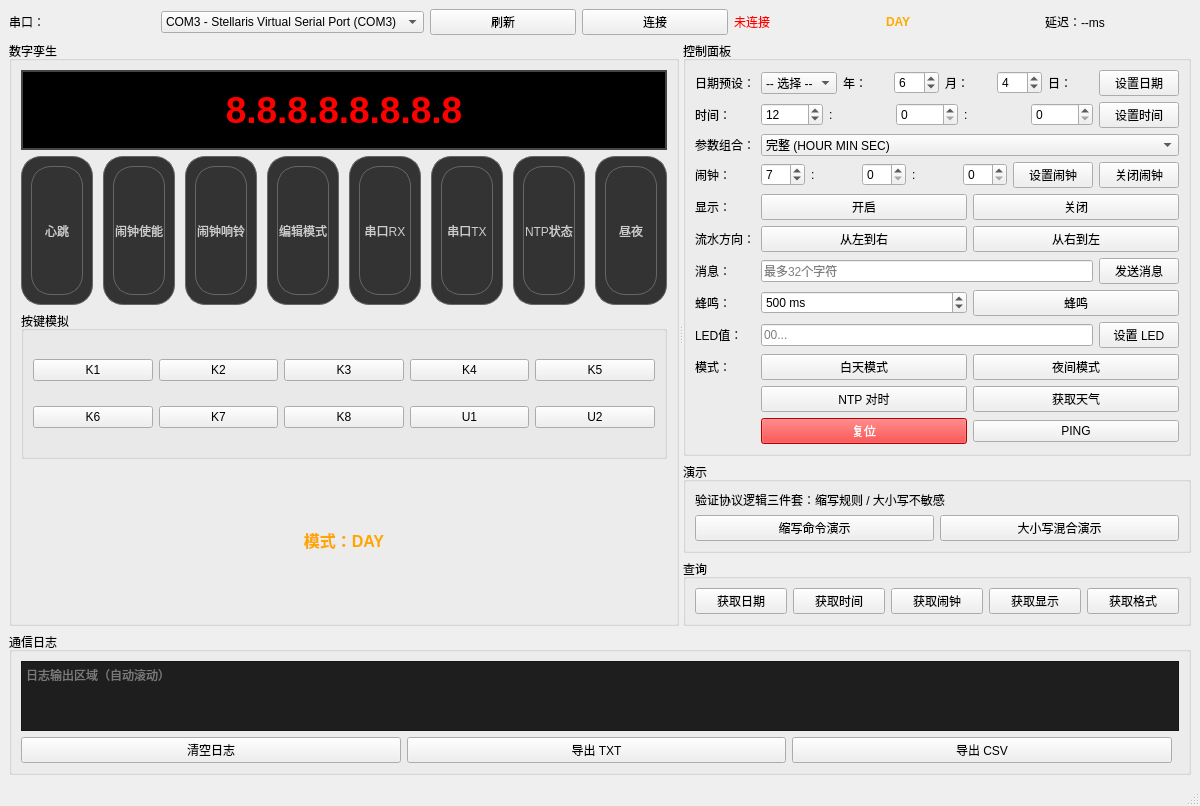
<?xml version="1.0" encoding="UTF-8"?>
<ui version="4.0">
 <class>MainWindow</class>
 <widget class="QMainWindow" name="MainWindow">
  <property name="geometry">
   <rect>
    <x>0</x>
    <y>0</y>
    <width>1200</width>
    <height>720</height>
   </rect>
  </property>
  <property name="windowTitle">
   <string>S800 智能联网时钟系统 v1.0.0 - main_window.ui*</string>
  </property>
  <widget class="QWidget" name="centralWidget">
   <layout class="QVBoxLayout" name="verticalLayout_main">
    <!-- 顶部工具栏 -->
    <item>
     <layout class="QHBoxLayout" name="horizontalLayout_toolbar">
      <item>
       <widget class="QLabel" name="lbl_com">
        <property name="text">
         <string>串口：</string>
        </property>
       </widget>
      </item>
      <item>
       <widget class="QComboBox" name="cmb_com">
        <property name="minimumSize">
         <size>
          <width>220</width>
          <height>0</height>
         </size>
        </property>
        <item>
         <property name="text">
          <string>COM3 - Stellaris Virtual Serial Port (COM3)</string>
         </property>
        </item>
       </widget>
      </item>
      <item>
       <widget class="QPushButton" name="btn_refresh">
        <property name="text">
         <string>刷新</string>
        </property>
       </widget>
      </item>
      <item>
       <widget class="QPushButton" name="btn_connect">
        <property name="text">
         <string>连接</string>
        </property>
       </widget>
      </item>
      <item>
       <widget class="QLabel" name="lbl_status">
        <property name="text">
         <string>未连接</string>
        </property>
        <property name="styleSheet">
         <string notr="true">color: red;</string>
        </property>
       </widget>
      </item>
      <item>
       <widget class="QLabel" name="lbl_night">
        <property name="text">
         <string>DAY</string>
        </property>
        <property name="styleSheet">
         <string notr="true">color: #FFAA00; font-weight: bold;</string>
        </property>
       </widget>
      </item>
      <item>
       <spacer name="horizontalSpacer_top">
        <property name="orientation">
         <enum>Qt::Horizontal</enum>
        </property>
        <property name="sizeType">
         <enum>QSizePolicy::Expanding</enum>
        </property>
       </spacer>
      </item>
      <item>
       <widget class="QLabel" name="lbl_delay">
        <property name="text">
         <string>延迟：--ms</string>
        </property>
       </widget>
      </item>
     </layout>
    </item>

    <!-- 主内容区：左右分栏 -->
    <item>
     <widget class="QSplitter" name="splitter_main">
      <property name="orientation">
       <enum>Qt::Horizontal</enum>
      </property>
      <!-- ✅ 修正：sizes 使用 <number> 而非 <list> -->
      <property name="sizes">
       <number>500</number>
       <number>700</number>
      </property>

      <!-- 左侧：数字孪生区 -->
      <widget class="QWidget" name="widget_digit_twin">
       <layout class="QVBoxLayout" name="verticalLayout_dt">
        <!-- 数码管显示区 -->
        <item>
         <widget class="QGroupBox" name="grp_display">
          <property name="title">
           <string>数字孪生</string>
          </property>
          <layout class="QVBoxLayout" name="verticalLayout_display">
           <item>
            <widget class="QLabel" name="lbl_seg_display">
             <property name="sizePolicy">
              <sizepolicy hsizetype="Preferred" vsizetype="Fixed">
               <horstretch>0</horstretch>
               <verstretch>0</verstretch>
              </sizepolicy>
             </property>
             <property name="minimumSize">
              <size>
               <width>480</width>
               <height>80</height>
              </size>
             </property>
             <property name="font">
              <font>
               <pointsize>28</pointsize>
               <weight>75</weight>
               <bold>true</bold>
              </font>
             </property>
             <property name="text">
              <string>8.8.8.8.8.8.8.8</string>
             </property>
             <property name="alignment">
              <set>Qt::AlignCenter</set>
             </property>
             <property name="styleSheet">
              <string notr="true">color: #FF0000; background-color: #000000; border: 2px solid #444; padding: 5px;</string>
             </property>
            </widget>
           </item>

           <!-- 8颗LED指示灯 -->
           <item>
            <layout class="QGridLayout" name="gridLayout_leds">
             <property name="horizontalSpacing">
              <number>10</number>
             </property>
             <property name="verticalSpacing">
              <number>8</number>
             </property>
             <item row="0" column="0">
              <widget class="QFrame" name="led_0">
               <property name="minimumSize">
                <size>
                 <width>40</width>
                 <height>40</height>
                </size>
               </property>
               <property name="frameShape">
                <enum>QFrame::Box</enum>
               </property>
               <property name="frameShadow">
                <enum>QFrame::Sunken</enum>
               </property>
               <property name="lineWidth">
                <number>2</number>
               </property>
               <property name="styleSheet">
                <string notr="true">background-color: #333333; border-radius: 20px; border: 1px solid #666;</string>
               </property>
               <layout class="QVBoxLayout" name="verticalLayout_led0">
                <item>
                 <widget class="QLabel" name="lbl_led0_text">
                  <property name="text">
                   <string>心跳</string>
                  </property>
                  <property name="alignment">
                   <set>Qt::AlignCenter</set>
                  </property>
                  <property name="styleSheet">
                   <string notr="true">color: #CCCCCC; font-size: 9pt;</string>
                  </property>
                 </widget>
                </item>
               </layout>
              </widget>
             </item>
             <item row="0" column="1">
              <widget class="QFrame" name="led_1">
               <property name="minimumSize">
                <size>
                 <width>40</width>
                 <height>40</height>
                </size>
               </property>
               <property name="frameShape">
                <enum>QFrame::Box</enum>
               </property>
               <property name="frameShadow">
                <enum>QFrame::Sunken</enum>
               </property>
               <property name="lineWidth">
                <number>2</number>
               </property>
               <property name="styleSheet">
                <string notr="true">background-color: #333333; border-radius: 20px; border: 1px solid #666;</string>
               </property>
               <layout class="QVBoxLayout" name="verticalLayout_led1">
                <item>
                 <widget class="QLabel" name="lbl_led1_text">
                  <property name="text">
                   <string>闹钟使能</string>
                  </property>
                  <property name="alignment">
                   <set>Qt::AlignCenter</set>
                  </property>
                  <property name="styleSheet">
                   <string notr="true">color: #CCCCCC; font-size: 9pt;</string>
                  </property>
                 </widget>
                </item>
               </layout>
              </widget>
             </item>
             <item row="0" column="2">
              <widget class="QFrame" name="led_2">
               <property name="minimumSize">
                <size>
                 <width>40</width>
                 <height>40</height>
                </size>
               </property>
               <property name="frameShape">
                <enum>QFrame::Box</enum>
               </property>
               <property name="frameShadow">
                <enum>QFrame::Sunken</enum>
               </property>
               <property name="lineWidth">
                <number>2</number>
               </property>
               <property name="styleSheet">
                <string notr="true">background-color: #333333; border-radius: 20px; border: 1px solid #666;</string>
               </property>
               <layout class="QVBoxLayout" name="verticalLayout_led2">
                <item>
                 <widget class="QLabel" name="lbl_led2_text">
                  <property name="text">
                   <string>闹钟响铃</string>
                  </property>
                  <property name="alignment">
                   <set>Qt::AlignCenter</set>
                  </property>
                  <property name="styleSheet">
                   <string notr="true">color: #CCCCCC; font-size: 9pt;</string>
                  </property>
                 </widget>
                </item>
               </layout>
              </widget>
             </item>
             <item row="0" column="3">
              <widget class="QFrame" name="led_3">
               <property name="minimumSize">
                <size>
                 <width>40</width>
                 <height>40</height>
                </size>
               </property>
               <property name="frameShape">
                <enum>QFrame::Box</enum>
               </property>
               <property name="frameShadow">
                <enum>QFrame::Sunken</enum>
               </property>
               <property name="lineWidth">
                <number>2</number>
               </property>
               <property name="styleSheet">
                <string notr="true">background-color: #333333; border-radius: 20px; border: 1px solid #666;</string>
               </property>
               <layout class="QVBoxLayout" name="verticalLayout_led3">
                <item>
                 <widget class="QLabel" name="lbl_led3_text">
                  <property name="text">
                   <string>编辑模式</string>
                  </property>
                  <property name="alignment">
                   <set>Qt::AlignCenter</set>
                  </property>
                  <property name="styleSheet">
                   <string notr="true">color: #CCCCCC; font-size: 9pt;</string>
                  </property>
                 </widget>
                </item>
               </layout>
              </widget>
             </item>
             <item row="0" column="4">
              <widget class="QFrame" name="led_4">
               <property name="minimumSize">
                <size>
                 <width>40</width>
                 <height>40</height>
                </size>
               </property>
               <property name="frameShape">
                <enum>QFrame::Box</enum>
               </property>
               <property name="frameShadow">
                <enum>QFrame::Sunken</enum>
               </property>
               <property name="lineWidth">
                <number>2</number>
               </property>
               <property name="styleSheet">
                <string notr="true">background-color: #333333; border-radius: 20px; border: 1px solid #666;</string>
               </property>
               <layout class="QVBoxLayout" name="verticalLayout_led4">
                <item>
                 <widget class="QLabel" name="lbl_led4_text">
                  <property name="text">
                   <string>串口RX</string>
                  </property>
                  <property name="alignment">
                   <set>Qt::AlignCenter</set>
                  </property>
                  <property name="styleSheet">
                   <string notr="true">color: #CCCCCC; font-size: 9pt;</string>
                  </property>
                 </widget>
                </item>
               </layout>
              </widget>
             </item>
             <item row="0" column="5">
              <widget class="QFrame" name="led_5">
               <property name="minimumSize">
                <size>
                 <width>40</width>
                 <height>40</height>
                </size>
               </property>
               <property name="frameShape">
                <enum>QFrame::Box</enum>
               </property>
               <property name="frameShadow">
                <enum>QFrame::Sunken</enum>
               </property>
               <property name="lineWidth">
                <number>2</number>
               </property>
               <property name="styleSheet">
                <string notr="true">background-color: #333333; border-radius: 20px; border: 1px solid #666;</string>
               </property>
               <layout class="QVBoxLayout" name="verticalLayout_led5">
                <item>
                 <widget class="QLabel" name="lbl_led5_text">
                  <property name="text">
                   <string>串口TX</string>
                  </property>
                  <property name="alignment">
                   <set>Qt::AlignCenter</set>
                  </property>
                  <property name="styleSheet">
                   <string notr="true">color: #CCCCCC; font-size: 9pt;</string>
                  </property>
                 </widget>
                </item>
               </layout>
              </widget>
             </item>
             <item row="0" column="6">
              <widget class="QFrame" name="led_6">
               <property name="minimumSize">
                <size>
                 <width>40</width>
                 <height>40</height>
                </size>
               </property>
               <property name="frameShape">
                <enum>QFrame::Box</enum>
               </property>
               <property name="frameShadow">
                <enum>QFrame::Sunken</enum>
               </property>
               <property name="lineWidth">
                <number>2</number>
               </property>
               <property name="styleSheet">
                <string notr="true">background-color: #333333; border-radius: 20px; border: 1px solid #666;</string>
               </property>
               <layout class="QVBoxLayout" name="verticalLayout_led6">
                <item>
                 <widget class="QLabel" name="lbl_led6_text">
                  <property name="text">
                   <string>NTP状态</string>
                  </property>
                  <property name="alignment">
                   <set>Qt::AlignCenter</set>
                  </property>
                  <property name="styleSheet">
                   <string notr="true">color: #CCCCCC; font-size: 9pt;</string>
                  </property>
                 </widget>
                </item>
               </layout>
              </widget>
             </item>
             <item row="0" column="7">
              <widget class="QFrame" name="led_7">
               <property name="minimumSize">
                <size>
                 <width>40</width>
                 <height>40</height>
                </size>
               </property>
               <property name="frameShape">
                <enum>QFrame::Box</enum>
               </property>
               <property name="frameShadow">
                <enum>QFrame::Sunken</enum>
               </property>
               <property name="lineWidth">
                <number>2</number>
               </property>
               <property name="styleSheet">
                <string notr="true">background-color: #333333; border-radius: 20px; border: 1px solid #666;</string>
               </property>
               <layout class="QVBoxLayout" name="verticalLayout_led7">
                <item>
                 <widget class="QLabel" name="lbl_led7_text">
                  <property name="text">
                   <string>昼夜</string>
                  </property>
                  <property name="alignment">
                   <set>Qt::AlignCenter</set>
                  </property>
                  <property name="styleSheet">
                   <string notr="true">color: #CCCCCC; font-size: 9pt;</string>
                  </property>
                 </widget>
                </item>
               </layout>
              </widget>
             </item>
            </layout>
           </item>

           <!-- 按键模拟 -->
           <item>
            <widget class="QGroupBox" name="grp_key_sim">
             <property name="title">
              <string>按键模拟</string>
             </property>
             <layout class="QGridLayout" name="gridLayout_keys">
              <item row="0" column="0">
               <widget class="QPushButton" name="btn_K1">
                <property name="text">
                 <string>K1</string>
                </property>
               </widget>
              </item>
              <item row="0" column="1">
               <widget class="QPushButton" name="btn_K2">
                <property name="text">
                 <string>K2</string>
                </property>
               </widget>
              </item>
              <item row="0" column="2">
               <widget class="QPushButton" name="btn_K3">
                <property name="text">
                 <string>K3</string>
                </property>
               </widget>
              </item>
              <item row="0" column="3">
               <widget class="QPushButton" name="btn_K4">
                <property name="text">
                 <string>K4</string>
                </property>
               </widget>
              </item>
              <item row="0" column="4">
               <widget class="QPushButton" name="btn_K5">
                <property name="text">
                 <string>K5</string>
                </property>
               </widget>
              </item>
              <item row="1" column="0">
               <widget class="QPushButton" name="btn_K6">
                <property name="text">
                 <string>K6</string>
                </property>
               </widget>
              </item>
              <item row="1" column="1">
               <widget class="QPushButton" name="btn_K7">
                <property name="text">
                 <string>K7</string>
                </property>
               </widget>
              </item>
              <item row="1" column="2">
               <widget class="QPushButton" name="btn_K8">
                <property name="text">
                 <string>K8</string>
                </property>
               </widget>
              </item>
              <item row="1" column="3">
               <widget class="QPushButton" name="btn_U1">
                <property name="text">
                 <string>U1</string>
                </property>
               </widget>
              </item>
              <item row="1" column="4">
               <widget class="QPushButton" name="btn_U2">
                <property name="text">
                 <string>U2</string>
                </property>
               </widget>
              </item>
             </layout>
            </widget>
           </item>

           <!-- 模式显示 -->
           <item>
            <widget class="QLabel" name="lbl_mode">
             <property name="text">
              <string>模式：DAY</string>
             </property>
             <property name="alignment">
              <set>Qt::AlignCenter</set>
             </property>
             <property name="styleSheet">
              <string notr="true">color: orange; font-weight: bold; font-size: 12pt;</string>
             </property>
            </widget>
           </item>
          </layout>
         </widget>
        </item>
       </layout>
      </widget>

      <!-- 右侧：控制面板 -->
      <widget class="QWidget" name="widget_control">
       <layout class="QVBoxLayout" name="verticalLayout_ctrl">
        <item>
         <widget class="QGroupBox" name="grp_control">
          <property name="title">
           <string>控制面板</string>
          </property>
          <layout class="QFormLayout" name="formLayout_control">
           <item row="0" column="0">
            <widget class="QLabel" name="lbl_date_preset">
             <property name="text">
              <string>日期预设：</string>
             </property>
            </widget>
           </item>
           <item row="0" column="1">
            <layout class="QHBoxLayout" name="horizontalLayout_date">
             <item>
              <widget class="QComboBox" name="cmb_year">
               <item>
                <property name="text">
                 <string>-- 选择 --</string>
                </property>
               </item>
               <item>
                <property name="text">
                 <string>2024</string>
                </property>
               </item>
              </widget>
             </item>
             <item>
              <widget class="QLabel" name="lbl_year">
               <property name="text">
                <string>年：</string>
               </property>
              </widget>
             </item>
             <item>
              <widget class="QSpinBox" name="spin_month">
               <property name="maximum">
                <number>12</number>
               </property>
               <property name="value">
                <number>6</number>
               </property>
              </widget>
             </item>
             <item>
              <widget class="QLabel" name="lbl_month">
               <property name="text">
                <string>月：</string>
               </property>
              </widget>
             </item>
             <item>
              <widget class="QSpinBox" name="spin_day">
               <property name="maximum">
                <number>31</number>
               </property>
               <property name="value">
                <number>4</number>
               </property>
              </widget>
             </item>
             <item>
              <widget class="QLabel" name="lbl_day">
               <property name="text">
                <string>日：</string>
               </property>
              </widget>
             </item>
             <item>
              <widget class="QPushButton" name="btn_set_date">
               <property name="text">
                <string>设置日期</string>
               </property>
              </widget>
             </item>
            </layout>
           </item>

           <item row="1" column="0">
            <widget class="QLabel" name="lbl_time">
             <property name="text">
              <string>时间：</string>
             </property>
            </widget>
           </item>
           <item row="1" column="1">
            <layout class="QHBoxLayout" name="horizontalLayout_time">
             <item>
              <widget class="QSpinBox" name="spin_hour">
               <property name="maximum">
                <number>23</number>
               </property>
               <property name="value">
                <number>12</number>
               </property>
              </widget>
             </item>
             <item>
              <widget class="QLabel" name="lbl_colon1">
               <property name="text">
                <string>:</string>
               </property>
              </widget>
             </item>
             <item>
              <widget class="QSpinBox" name="spin_min">
               <property name="maximum">
                <number>59</number>
               </property>
               <property name="value">
                <number>0</number>
               </property>
              </widget>
             </item>
             <item>
              <widget class="QLabel" name="lbl_colon2">
               <property name="text">
                <string>:</string>
               </property>
              </widget>
             </item>
             <item>
              <widget class="QSpinBox" name="spin_sec">
               <property name="maximum">
                <number>59</number>
               </property>
               <property name="value">
                <number>0</number>
               </property>
              </widget>
             </item>
             <item>
              <widget class="QPushButton" name="btn_set_time">
               <property name="text">
                <string>设置时间</string>
               </property>
              </widget>
             </item>
            </layout>
           </item>

           <item row="2" column="0">
            <widget class="QLabel" name="lbl_param_combo">
             <property name="text">
              <string>参数组合：</string>
             </property>
            </widget>
           </item>
           <item row="2" column="1">
            <widget class="QComboBox" name="cmb_param_combo">
             <item>
              <property name="text">
               <string>完整 (HOUR MIN SEC)</string>
              </property>
             </item>
            </widget>
           </item>

           <item row="3" column="0">
            <widget class="QLabel" name="lbl_alarm">
             <property name="text">
              <string>闹钟：</string>
             </property>
            </widget>
           </item>
           <item row="3" column="1">
            <layout class="QHBoxLayout" name="horizontalLayout_alarm">
             <item>
              <widget class="QSpinBox" name="spin_alarm_h">
               <property name="maximum">
                <number>23</number>
               </property>
               <property name="value">
                <number>7</number>
               </property>
              </widget>
             </item>
             <item>
              <widget class="QLabel" name="lbl_colon3">
               <property name="text">
                <string>:</string>
               </property>
              </widget>
             </item>
             <item>
              <widget class="QSpinBox" name="spin_alarm_m">
               <property name="maximum">
                <number>59</number>
               </property>
               <property name="value">
                <number>0</number>
               </property>
              </widget>
             </item>
             <item>
              <widget class="QLabel" name="lbl_colon4">
               <property name="text">
                <string>:</string>
               </property>
              </widget>
             </item>
             <item>
              <widget class="QSpinBox" name="spin_alarm_s">
               <property name="maximum">
                <number>59</number>
               </property>
               <property name="value">
                <number>0</number>
               </property>
              </widget>
             </item>
             <item>
              <widget class="QPushButton" name="btn_set_alarm">
               <property name="text">
                <string>设置闹钟</string>
               </property>
              </widget>
             </item>
             <item>
              <widget class="QPushButton" name="btn_close_alarm">
               <property name="text">
                <string>关闭闹钟</string>
               </property>
              </widget>
             </item>
            </layout>
           </item>

           <item row="4" column="0">
            <widget class="QLabel" name="lbl_display">
             <property name="text">
              <string>显示：</string>
             </property>
            </widget>
           </item>
           <item row="4" column="1">
            <layout class="QHBoxLayout" name="horizontalLayout_display">
             <item>
              <widget class="QPushButton" name="btn_disp_on">
               <property name="text">
                <string>开启</string>
               </property>
              </widget>
             </item>
             <item>
              <widget class="QPushButton" name="btn_disp_off">
               <property name="text">
                <string>关闭</string>
               </property>
              </widget>
             </item>
            </layout>
           </item>

           <item row="5" column="0">
            <widget class="QLabel" name="lbl_flow_dir">
             <property name="text">
              <string>流水方向：</string>
             </property>
            </widget>
           </item>
           <item row="5" column="1">
            <layout class="QHBoxLayout" name="horizontalLayout_flow">
             <item>
              <widget class="QPushButton" name="btn_flow_left">
               <property name="text">
                <string>从左到右</string>
               </property>
              </widget>
             </item>
             <item>
              <widget class="QPushButton" name="btn_flow_right">
               <property name="text">
                <string>从右到左</string>
               </property>
              </widget>
             </item>
            </layout>
           </item>

           <item row="6" column="0">
            <widget class="QLabel" name="lbl_msg">
             <property name="text">
              <string>消息：</string>
             </property>
            </widget>
           </item>
           <item row="6" column="1">
            <layout class="QHBoxLayout" name="horizontalLayout_msg">
             <item>
              <widget class="QLineEdit" name="edit_msg">
               <property name="placeholderText">
                <string>最多32个字符</string>
               </property>
               <property name="maxLength">
                <number>32</number>
               </property>
              </widget>
             </item>
             <item>
              <widget class="QPushButton" name="btn_send_msg">
               <property name="text">
                <string>发送消息</string>
               </property>
              </widget>
             </item>
            </layout>
           </item>

           <item row="7" column="0">
            <widget class="QLabel" name="lbl_buzzer">
             <property name="text">
              <string>蜂鸣：</string>
             </property>
            </widget>
           </item>
           <item row="7" column="1">
            <layout class="QHBoxLayout" name="horizontalLayout_buzzer">
             <item>
              <widget class="QSpinBox" name="spin_buzzer_ms">
               <property name="maximum">
                <number>2000</number>
               </property>
               <property name="value">
                <number>500</number>
               </property>
               <property name="suffix">
                <string> ms</string>
               </property>
              </widget>
             </item>
             <item>
              <widget class="QPushButton" name="btn_set_buzzer">
               <property name="text">
                <string>蜂鸣</string>
               </property>
              </widget>
             </item>
            </layout>
           </item>

           <item row="8" column="0">
            <widget class="QLabel" name="lbl_led_val">
             <property name="text">
              <string>LED值：</string>
             </property>
            </widget>
           </item>
           <item row="8" column="1">
            <layout class="QHBoxLayout" name="horizontalLayout_led_val">
             <item>
              <widget class="QLineEdit" name="edit_led_val">
               <property name="placeholderText">
                <string>00...</string>
               </property>
               <property name="maxLength">
                <number>2</number>
               </property>
              </widget>
             </item>
             <item>
              <widget class="QPushButton" name="btn_set_led">
               <property name="text">
                <string>设置 LED</string>
               </property>
              </widget>
             </item>
            </layout>
           </item>

           <item row="9" column="0">
            <widget class="QLabel" name="lbl_mode_type">
             <property name="text">
              <string>模式：</string>
             </property>
            </widget>
           </item>
           <item row="9" column="1">
            <layout class="QHBoxLayout" name="horizontalLayout_mode">
             <item>
              <widget class="QPushButton" name="btn_day_mode">
               <property name="text">
                <string>白天模式</string>
               </property>
              </widget>
             </item>
             <item>
              <widget class="QPushButton" name="btn_night_mode">
               <property name="text">
                <string>夜间模式</string>
               </property>
              </widget>
             </item>
            </layout>
           </item>

           <item row="10" column="0">
            <widget class="QLabel" name="lbl_extra">
             <property name="text">
              <string/>
             </property>
            </widget>
           </item>
           <item row="10" column="1">
            <layout class="QHBoxLayout" name="horizontalLayout_extra">
             <item>
              <widget class="QPushButton" name="btn_ntp_sync">
               <property name="text">
                <string>NTP 对时</string>
               </property>
              </widget>
             </item>
             <item>
              <widget class="QPushButton" name="btn_weather">
               <property name="text">
                <string>获取天气</string>
               </property>
              </widget>
             </item>
            </layout>
           </item>

           <item row="11" column="0">
            <widget class="QLabel" name="lbl_reset">
             <property name="text">
              <string/>
             </property>
            </widget>
           </item>
           <item row="11" column="1">
            <layout class="QHBoxLayout" name="horizontalLayout_reset">
             <item>
              <widget class="QPushButton" name="btn_reset">
               <property name="text">
                <string>复位</string>
               </property>
               <property name="styleSheet">
                <string notr="true">background-color: red; color: white;</string>
               </property>
              </widget>
             </item>
             <item>
              <widget class="QPushButton" name="btn_ping">
               <property name="text">
                <string>PING</string>
               </property>
              </widget>
             </item>
            </layout>
           </item>
          </layout>
         </widget>
        </item>

        <!-- 演示区 -->
        <item>
         <widget class="QGroupBox" name="grp_demo">
          <property name="title">
           <string>演示</string>
          </property>
          <layout class="QVBoxLayout" name="verticalLayout_demo">
           <item>
            <widget class="QLabel" name="lbl_demo_hint">
             <property name="text">
              <string>验证协议逻辑三件套：缩写规则 / 大小写不敏感</string>
             </property>
             <property name="alignment">
              <set>Qt::AlignLeft</set>
             </property>
            </widget>
           </item>
           <item>
            <layout class="QHBoxLayout" name="horizontalLayout_demo_btns">
             <item>
              <widget class="QPushButton" name="btn_cmd_demo">
               <property name="text">
                <string>缩写命令演示</string>
               </property>
              </widget>
             </item>
             <item>
              <widget class="QPushButton" name="btn_case_demo">
               <property name="text">
                <string>大小写混合演示</string>
               </property>
              </widget>
             </item>
            </layout>
           </item>
          </layout>
         </widget>
        </item>

        <!-- 查询区 -->
        <item>
         <widget class="QGroupBox" name="grp_query">
          <property name="title">
           <string>查询</string>
          </property>
          <layout class="QHBoxLayout" name="horizontalLayout_query">
           <item>
            <widget class="QPushButton" name="btn_get_date">
             <property name="text">
              <string>获取日期</string>
             </property>
            </widget>
           </item>
           <item>
            <widget class="QPushButton" name="btn_get_time">
             <property name="text">
              <string>获取时间</string>
             </property>
            </widget>
           </item>
           <item>
            <widget class="QPushButton" name="btn_get_alarm">
             <property name="text">
              <string>获取闹钟</string>
             </property>
            </widget>
           </item>
           <item>
            <widget class="QPushButton" name="btn_get_disp">
             <property name="text">
              <string>获取显示</string>
             </property>
            </widget>
           </item>
           <item>
            <widget class="QPushButton" name="btn_get_fmt">
             <property name="text">
              <string>获取格式</string>
             </property>
            </widget>
           </item>
          </layout>
         </widget>
        </item>
       </layout>
      </widget>
     </widget>
    </item>

    <!-- 底部：通信日志（横跨全宽） -->
    <item>
     <widget class="QGroupBox" name="grp_log_full">
      <property name="title">
       <string>通信日志</string>
      </property>
      <layout class="QVBoxLayout" name="verticalLayout_log_full">
       <item>
        <widget class="QPlainTextEdit" name="txt_log">
         <property name="readOnly">
          <bool>true</bool>
         </property>
         <property name="placeholderText">
          <string>日志输出区域（自动滚动）</string>
         </property>
         <property name="styleSheet">
          <string notr="true">background-color: #1E1E1E; color: #D4D4D4; font-family: 'Consolas', monospace;</string>
         </property>
        </widget>
       </item>
       <item>
        <layout class="QHBoxLayout" name="horizontalLayout_log_ctrl">
         <item>
          <widget class="QPushButton" name="btn_clear_log">
           <property name="text">
            <string>清空日志</string>
           </property>
          </widget>
         </item>
         <item>
          <widget class="QPushButton" name="btn_export_txt">
           <property name="text">
            <string>导出 TXT</string>
           </property>
          </widget>
         </item>
         <item>
          <widget class="QPushButton" name="btn_export_csv">
           <property name="text">
            <string>导出 CSV</string>
           </property>
          </widget>
         </item>
         <item>
          <spacer name="horizontalSpacer_log">
           <property name="orientation">
            <enum>Qt::Horizontal</enum>
           </property>
           <property name="sizeType">
            <enum>QSizePolicy::Expanding</enum>
           </property>
          </spacer>
         </item>
        </layout>
       </item>
      </layout>
     </widget>
    </item>
   </layout>
  </widget>
  <widget class="QStatusBar" name="statusBar"/>
 </widget>
 <resources/>
 <connections/>
</ui>
